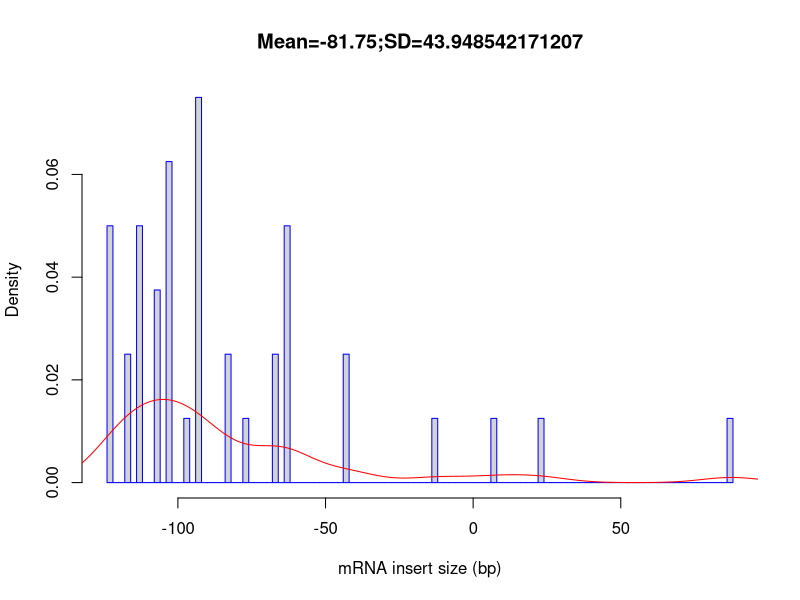

The R source for this figure:
out_file = 'Atha_Ler-0_sl_FLT_uG_Rep2'
pdf('Atha_Ler-0_sl_FLT_uG_Rep2.inner_distance_plot.pdf')
fragsize=rep(c(-147.5,-142.5,-137.5,-132.5,-127.5,-122.5,-117.5,-112.5,-107.5,-102.5,-97.5,-92.5,-87.5,-82.5,-77.5,-72.5,-67.5,-62.5,-57.5,-52.5,-47.5,-42.5,-37.5,-32.5,-27.5,-22.5,-17.5,-12.5,-7.5,-2.5,2.5,7.5,12.5,17.5,22.5,27.5,32.5,37.5,42.5,47.5,52.5,57.5,62.5,67.5,72.5,77.5,82.5,87.5,92.5,97.5,102.5,107.5,112.5,117.5,122.5,127.5,132.5,137.5,142.5,147.5,152.5,157.5,162.5,167.5,172.5,177.5,182.5,187.5,192.5,197.5,202.5,207.5,212.5,217.5,222.5,227.5,232.5,237.5,242.5,247.5,252.5,257.5,262.5,267.5,272.5,277.5,282.5,287.5,292.5,297.5,302.5,307.5,312.5,317.5,322.5,327.5,332.5,337.5,342.5,347.5),times=c(0,0,0,0,0,4,2,4,3,5,1,6,0,2,1,0,2,4,0,0,0,2,0,0,0,0,0,1,0,0,0,1,0,0,1,0,0,0,0,0,0,0,0,0,0,0,0,1,0,0,0,0,0,0,0,0,0,0,0,0,0,0,0,0,0,0,0,0,0,0,0,0,0,0,0,0,0,0,0,0,0,0,0,0,0,0,0,0,0,0,0,0,0,0,0,0,0,0,0,0))
frag_sd = sd(fragsize)
frag_mean = mean(fragsize)
frag_median = median(fragsize)
write(x=c("Name","Mean","Median","sd"), sep="	", file=stdout(),ncolumns=4)
write(c(out_file,frag_mean,frag_median,frag_sd),sep="	", file=stdout(),ncolumns=4)
hist(fragsize,probability=T,breaks=100,xlab="mRNA insert size (bp)",main=paste(c("Mean=",frag_mean,";","SD=",frag_sd),collapse=""),border="blue")
lines(density(fragsize,bw=10),col='red')
dev.off()
